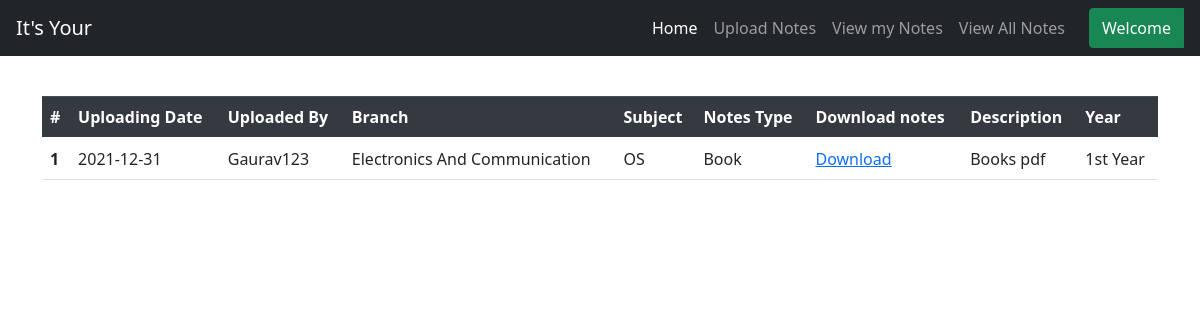
Page /book_ece_1 (signed in) on the earlier database version.
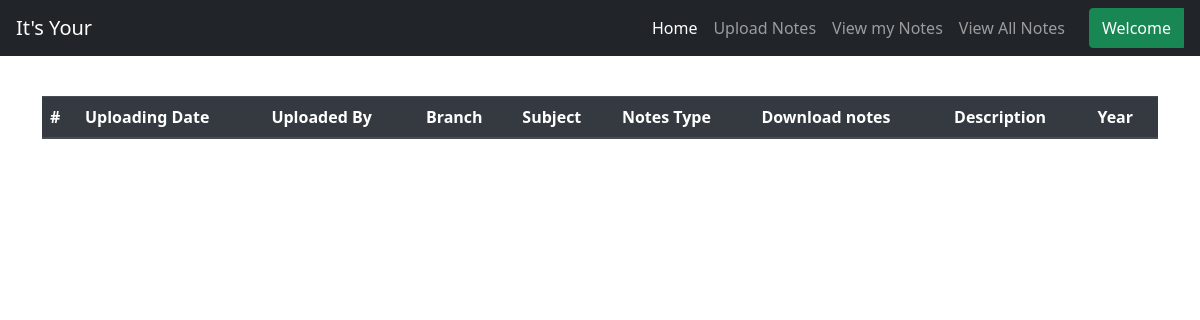
Same page on the later database version.
### notes/models.py (models this page shows)
class Notes(models.Model):
    user = models.ForeignKey(User,on_delete=models.CASCADE)
    uploadingdate =models.CharField(max_length=30,null=True)
    branch =models.CharField(max_length=30)
    subject =models.CharField(max_length=30)
    notesfile =models.FileField(null=True)
    filetype =models.CharField(max_length=30)
    description =models.CharField(max_length=200,null=True)
    year =models.CharField(max_length=30,null=True)
    notestype=models.CharField(max_length=30,null=True)
    status =models.CharField(max_length=30)

### notes/views.py (the view)
# urls.py: path('book_ece_1',book_ece_1,name='book_ece_1'),
def book_ece_1(request):
    if not request.user.is_authenticated:
           return redirect('index')
    notes = Notes.objects.filter(year= "1st Year" , branch = "Electronics And Communication" ,notestype="Book")
    d={'notes':notes}
    return render(request,'FirstYear/book_ece_1.html',d)

### notes/templates/FirstYear/book_ece_1.html
{% extends 'notes/usernav.html' %}
{% load static %}
{% block body %}
<h1 class="text-center">First Year</h1>
<div class="container mt-5">
    <table class="table" id="example" style="min-width: fit-content;">
        <thead class="thead-dark">
          <tr>
            <th scope="col">#</th>
            <th scope="col">Uploading Date</th>
            <th scope="col">Uploaded By</th>
            <th scope="col">Branch</th>
            <th scope="col">Subject</th>
            <th scope="col">Notes Type</th>
            <th scope="col">Download notes</th>
            <th scope="col">Description</th>
            <th scope="col">Year</th>
          </tr>
        </thead>
        {% for i in notes %}
        <tbody>
          <tr>
            <th scope="row">{{forloop.counter }}</th>
            <td>{{i.uploadingdate}}</td>
            <td>{{i.user.username}}</td>
            <td>{{i.branch}}</td>
            <td>{{i.subject}}</td>
            <td>{{i.notestype}}</td>
            <td><a href="{{i.notesfile.url}}" download>Download</a></td>
            <td>{{i.description}}</td>
            <td>{{i.year}}</td>
          </tr>
        </tbody>
        {% endfor %}
      </table>
</div>
{% endblock %}

Differences in the rows shown:
removed Notes: uploadingdate "2021-12-31", user.username "Gaurav123", branch "Electronics And Communication", subject "OS", notestype "Book", description "Books pdf", year "1st Year"
